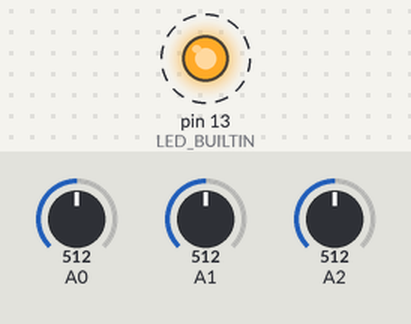
Bench run of a sketch on a simulated Arduino Micro, built with avr-gcc and run on an emulated ATmega32U4. On the bench: output pins drawn as LEDs (lit = HIGH). Dashed ring = blinking. The test bench sets the inputs (shaded band); at power-on: A0 = 512, A1 = 512, A2 = 512. USB keyboard and mouse output is not drawn.

Above: at 0.1 s.
Timing chart, 0 to 3.0 s (numbered marks = the images above):
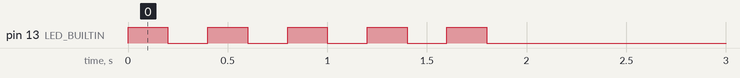

The sketch:

rudder.ino
```cpp
// Program used to test the USB Joystick object on the
// Arduino Leonardo or Arduino Micro.
//
// Matthew Heironimus
// 2015-03-28 - Original Version
// 2015-11-18 - Updated to use the new Joystick library
//              written for Arduino IDE Version 1.6.6 and
//              above.
// 2016-05-13   Updated to use new dynamic Joystick library
//              that can be customized.
//------------------------------------------------------------

#include "Joystick.h"

// Create Joystick
// Joystick_ Joystick;
Joystick_ Joystick(
  JOYSTICK_DEFAULT_REPORT_ID,     // Report ID           (JOYSTICK_DEFAULT_REPORT_ID)
  JOYSTICK_TYPE_JOYSTICK,         // Joystick type       (JOYSTICK_TYPE_MULTI_AXIS)

  0,                             // button count        (JOYSTICK_DEFAULT_BUTTON_COUNT)
  0,                              // hat switch count    (JOYSTICK_DEFAULT_HATSWITCH_COUNT)

  true,                           // include X-Axis      (true)
  true,                           // include Y-Axis      (true)
  false,                          // include Z-Axis      (true)

  false,                          // include Rx-Axis     (true)
  false,                          // include Ry-Axis     (true)
  false,                          // include Rz+Axis     (true)

  true,                           // include rudder      (true)
  false,                           // include throttle    (true)

  false,                          // include accelerator (true)
  false,                          // include brake       (true)
  false                           // include steering    (true)
);


void setup() {

  pinMode(LED_BUILTIN, OUTPUT);

  // Set Range Values
  // Joystick.setXAxisRange(-127, 127);
  // Joystick.setYAxisRange(-127, 127);
  // Joystick.setZAxisRange(-127, 127);

  // Joystick.setRxAxisRange(0, 360);
  // Joystick.setRyAxisRange(360, 0);
  // Joystick.setRzAxisRange(0, 720);

  Joystick.setRudderRange(0, 1023);
  Joystick.setXAxisRange(0, 1023);
  Joystick.setYAxisRange(0, 1023);
  //Joystick.setThrottleRange(0, 1024);

  // Joystick.setAcceleratorRange(-127, 127);
	// Joystick.setBrakeRange(-127, 127);
	// Joystick.setSteeringRange(-127, 127);


  Joystick.begin(false);

  // Joystick.setXAxis(0);
  // Joystick.setYAxis(0);
  // Joystick.setZAxis(0);

  // Joystick.setRxAxis(180);
  // Joystick.setRyAxis(180);
  // Joystick.setRzAxis(360);

  Joystick.setRudder(512);
  Joystick.setXAxis(0);
  Joystick.setYAxis(0);

  // Joystick.setAccelerator(0);
	// Joystick.setBrake(0);
	// Joystick.setSteering(0);

  Joystick.sendState();
}

int rudderOffset = 0;
bool firstLoop = true;

void loop() {
  if (firstLoop) {
    for (int i=0; i<5; i++) {
      digitalWrite(LED_BUILTIN, HIGH);
      delay(200);
      digitalWrite(LED_BUILTIN, LOW);
      delay(200);
    }
    firstLoop = false;

    rudderOffset = (int)analogRead(A0) - 511;
  }

  int rudder = (int)analogRead(A0) - rudderOffset;
  double brakeL = 1.22 * (double)analogRead(A1);
  double brakeR = 1.22 * (double)analogRead(A2);

  Joystick.setRudder(rudder);


  Joystick.setXAxis((int)brakeL);
  Joystick.setYAxis((int)brakeR);


  Joystick.sendState();

  delay(1);

}
```

Measured:
- by itself, pin 13 (LED_BUILTIN): alternates HIGH for 0.20 s and LOW for 0.20 s, 10 changes in all, then stays LOW
